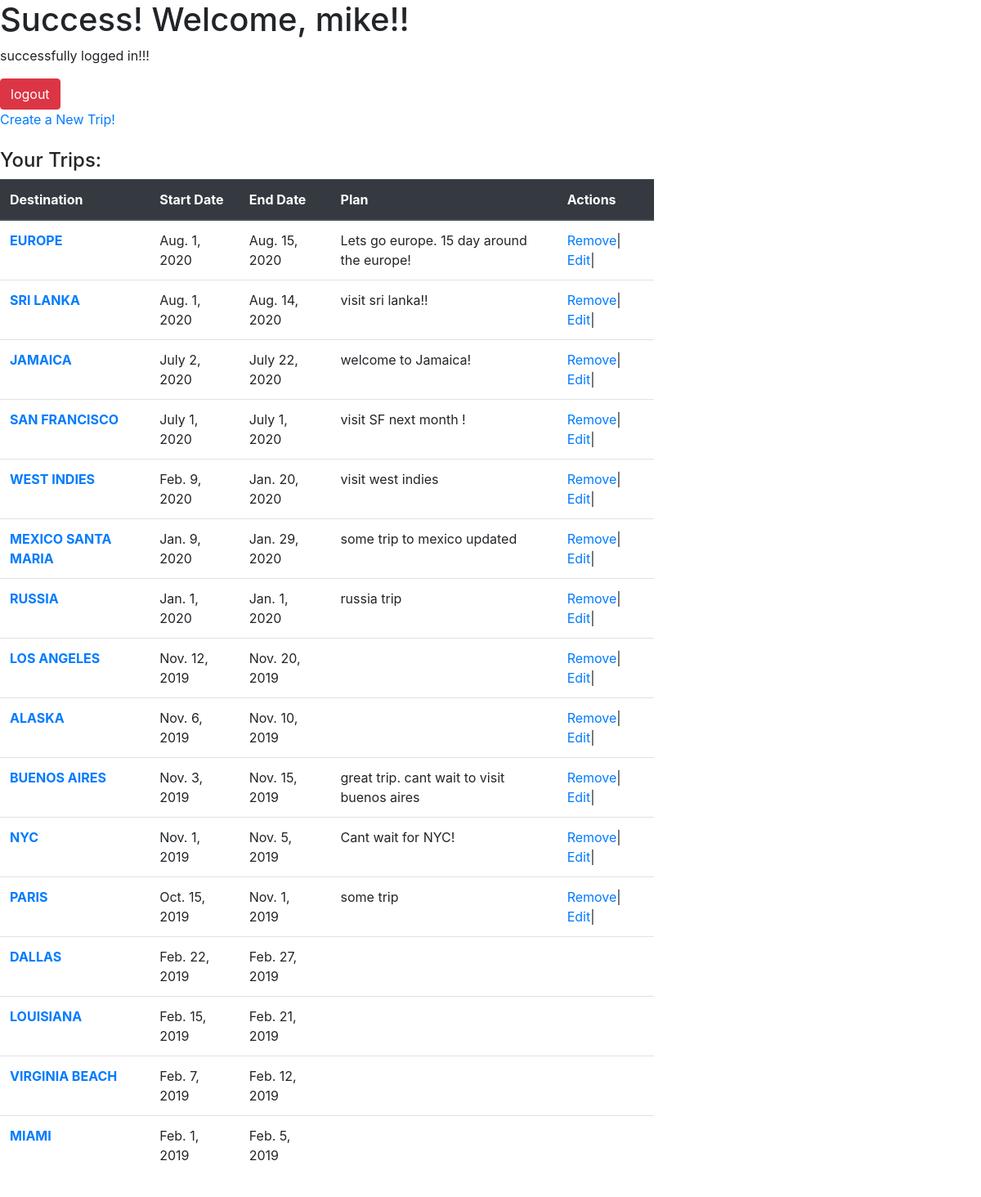
The page /success (signed in) on the database its author committed.
### main/models.py (models this page shows)
class Trip(models.Model):
    destination = models.CharField(max_length=64)
    start_date = models.DateField()
    end_date = models.DateField()
    plan = models.TextField()
    owner = models.ForeignKey(
        User,
        related_name="trips",
        on_delete=models.CASCADE
    )
    created_at = models.DateTimeField(auto_now_add=True)
    updated_at = models.DateTimeField(auto_now=True)
    objects = TripManager()

### main/views.py (the view)
# urls.py: path('success', views.successView), #
def successView(request):
    if "userId" not in request.session:
        messages.error(request, "you are not logged in!!!")
        return redirect('/')
    else:
        print('entering success page with trips')
        all_Trips = Trip.objects.all().order_by('start_date').reverse()
        context = {
            'all_trips': all_Trips
        }
        return render(request, "success.html", context)

### main/templates/success.html (shortened to what this page needs)
<!doctype html>
<html lang="en">
  <head>
    <link rel="stylesheet" href="https://stackpath.bootstrapcdn.com/bootstrap/4.5.0/css/bootstrap.min.css">
  </head>
  <body>
    <h1>Success! Welcome, {{ request.session.userName }}!!</h1>
    <p> successfully logged in!!!</p>
    <form action="/logout" method="POST">
    <button class="btn btn-danger">logout</button>
    </form>
  <a href="/trip/new">Create a New Trip!</a>
<br><br>
<h4>  Your Trips:</h4>
<table class="table col-8">
  <thead class="thead-dark">
    <tr>
      <th scope="col">Destination</th>
      <th scope="col">Start Date</th>
      <th scope="col">End Date</th>
      <th scope="col">Plan</th>
      <th scope="col">Actions</th>
    </tr>
  </thead>
  <tbody>
    {% for trip in all_trips %}
    <tr>
      <th scope="row">
        <a href="/trip/{{ trip.id }}">{{ trip.destination.upper }}</a>
      <td>{{ trip.start_date }}</td>
      <td>{{ trip.end_date }}</td>
      <td>{{ trip.plan }}</td>
      <td>
        {% if trip.owner_id == request.session.userId %}
        <a href="/trip/{{ trip.id }}/delete">Remove</a>|
        <a href="/trip/{{ trip.id }}/edit">Edit</a>|
        {% endif %}
      </td>
    </tr>
    {% endfor %}
  </tbody>
</table>
<br>
<br>
  </body>
</html>

### rows shown on the page
Trip: destination "EUROPE", start_date "Aug. 1, 2020", end_date "Aug. 15, 2020", plan "Lets go europe. 15 day around the europe!"
Trip: destination "SRI LANKA", start_date "Aug. 1, 2020", end_date "Aug. 14, 2020", plan "visit sri lanka!!"
Trip: destination "JAMAICA", start_date "July 2, 2020", end_date "July 22, 2020", plan "welcome to Jamaica!"
Trip: destination "SAN FRANCISCO", start_date "July 1, 2020", end_date "July 1, 2020", plan "visit SF next month !"
Trip: destination "WEST INDIES", start_date "Feb. 9, 2020", end_date "Jan. 20, 2020", plan "visit west indies"
Trip: destination "MEXICO SANTA MARIA", start_date "Jan. 9, 2020", end_date "Jan. 29, 2020", plan "some trip to mexico updated"
Trip: destination "RUSSIA", start_date "Jan. 1, 2020", end_date "Jan. 1, 2020", plan "russia trip"
Trip: destination "LOS ANGELES", start_date "Nov. 12, 2019", end_date "Nov. 20, 2019"
Trip: destination "ALASKA", start_date "Nov. 6, 2019", end_date "Nov. 10, 2019"
Trip: destination "BUENOS AIRES", start_date "Nov. 3, 2019", end_date "Nov. 15, 2019", plan "great trip. cant wait to visit buenos aires"
Trip: destination "NYC", start_date "Nov. 1, 2019", end_date "Nov. 5, 2019", plan "Cant wait for NYC!"
Trip: destination "PARIS", start_date "Oct. 15, 2019", end_date "Nov. 1, 2019", plan "some trip"
Trip: destination "DALLAS", start_date "Feb. 22, 2019", end_date "Feb. 27, 2019"
Trip: destination "LOUISIANA", start_date "Feb. 15, 2019", end_date "Feb. 21, 2019"
Trip: destination "VIRGINIA BEACH", start_date "Feb. 7, 2019", end_date "Feb. 12, 2019"
Trip: destination "MIAMI", start_date "Feb. 1, 2019", end_date "Feb. 5, 2019"

### other values the page prints
{{ request.session.userName }} "mike"
